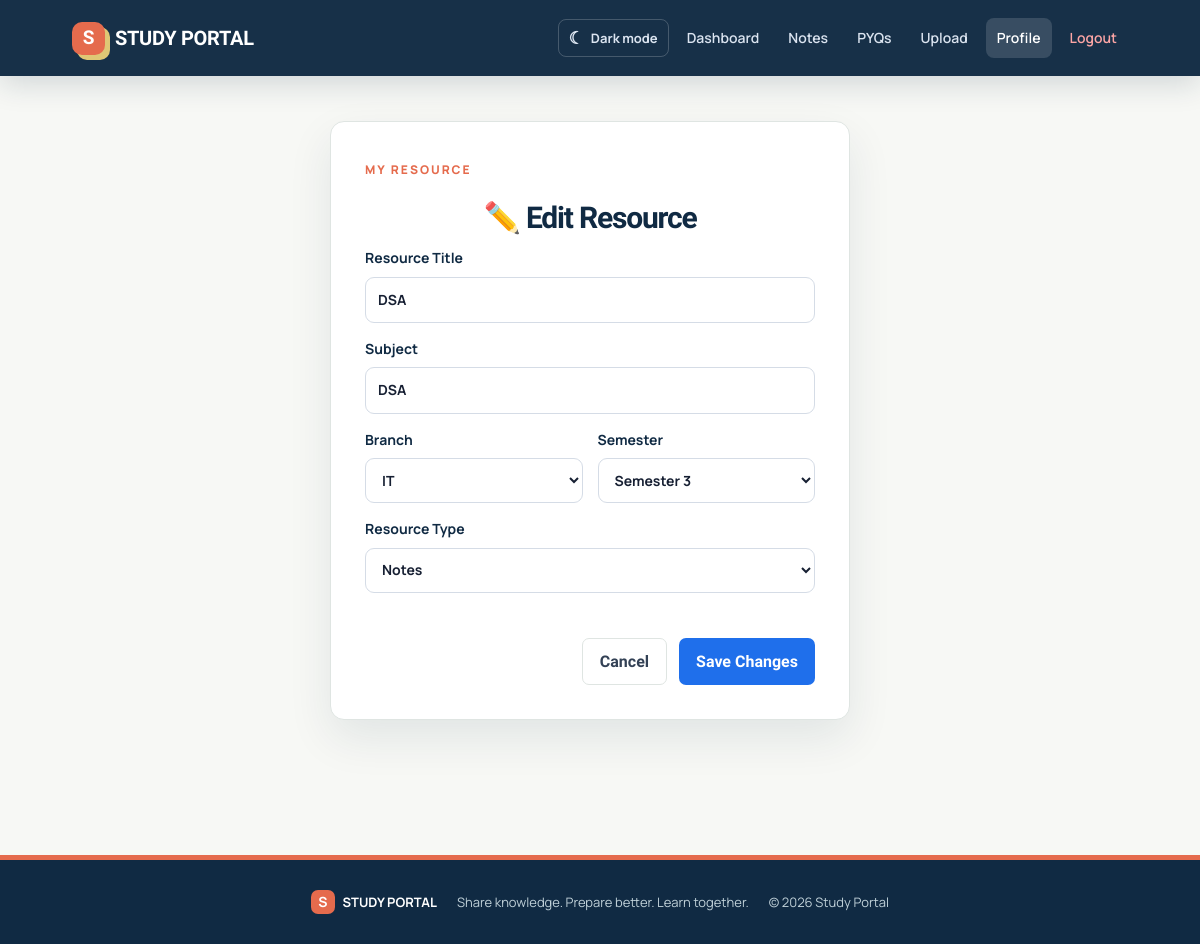
Screenshot of /edit_resource/6 (signed in) with the database file from the repository.
### tables this page shows
CREATE TABLE resources (

    id INTEGER PRIMARY KEY AUTOINCREMENT,

    title TEXT NOT NULL,

    subject TEXT NOT NULL,

    branch TEXT NOT NULL,

    semester INTEGER NOT NULL,

    resource_type TEXT NOT NULL,

    filename TEXT NOT NULL,

    uploaded_by INTEGER,

    uploaded_at TIMESTAMP DEFAULT CURRENT_TIMESTAMP,

    FOREIGN KEY(uploaded_by) REFERENCES users(id)

);

### app.py (the view, shortened to what this page needs)
@app.route("/edit_resource/<int:id>", methods=["GET", "POST"])
@login_required
def edit_resource(id):
    resource = db().execute("""
        SELECT * FROM resources
        WHERE id=? AND uploaded_by=?
    """, (id, session["user_id"])).fetchone()
    if resource is None:
        flash("Resource not found or you do not have permission to edit it.", "error")
        return redirect(url_for("profile"))
    return render_template("edit_resource.html", resource=resource, branches=BRANCHES, resource_types=RESOURCE_TYPES)

### app.py (called while the page is built)
def get_db():
    conn = sqlite3.connect(app.config["DATABASE"])
    conn.row_factory = sqlite3.Row
    conn.execute("PRAGMA foreign_keys = ON")
    return conn

@app.teardown_appcontext
def teardown_db(_exception=None):
    close_db()

def db():
    from flask import g
    if "_database" not in g:
        g._database = get_db()
    return g._database

def csrf_token():
    if "csrf_token" not in session:
        session["csrf_token"] = secrets.token_urlsafe(32)
    return session["csrf_token"]

@app.before_request
def protect_post_requests():
    if request.method == "POST":
        token = request.form.get("csrf_token", "")
        if not token or not secrets.compare_digest(token, session.get("csrf_token", "")):
            abort(400, description="Invalid or missing security token. Please refresh the page and try again.")

def login_required(view):
    @wraps(view)
    def wrapped(*args, **kwargs):
        if "user_id" not in session:
            flash("Please log in to continue.", "error")
            return redirect(url_for("login"))
        return view(*args, **kwargs)
    return wrapped

### templates/edit_resource.html (shortened to what this page needs)
{% extends "base.html" %}
{% block content %}
<section class="form-page"><div class="form-card">
  <span class="eyebrow">MY RESOURCE</span><h1>✏️ Edit Resource</h1>
  <form method="POST" class="form">
    <label>Resource Title<input name="title" value="{{ resource.title }}" maxlength="120" required></label>
    <label>Subject<input name="subject" value="{{ resource.subject }}" maxlength="100" required></label>
    <div class="form-grid">
      <label>Branch<select name="branch" required>{% for b in branches %}<option {% if resource.branch==b %}selected{% endif %}>{{ b }}</option>{% endfor %}</select></label>
      <label>Semester<select name="semester" required>{% for i in range(1,9) %}<option value="{{ i }}" {% if resource.semester|int==i %}selected{% endif %}>Semester {{ i }}</option>{% endfor %}</select></label>
    </div>
    <label>Resource Type<select name="resource_type" required>{% for t in resource_types %}<option {% if resource.resource_type==t %}selected{% endif %}>{{ t }}</option>{% endfor %}</select></label>
    <div class="form-actions"><a class="btn ghost" href="{{ url_for('profile') }}">Cancel</a><button class="btn primary" type="submit">Save Changes</button></div>
  </form>
</div></section>
{% endblock %}

### static/css/style.css (style rules this page uses)
* { box-sizing:border-box;margin:0;padding:0 }
html { scroll-behavior:smooth }
body { font-family:Inter,system-ui,-apple-system,BlinkMacSystemFont,"Segoe UI",sans-serif;background:#f4f7fb;color:#172033;line-height:1.6 }
a { color:inherit }
button,input,select { font:inherit }
.badge,.tag,.eyebrow { display:inline-block;font-size:12px;font-weight:800;letter-spacing:1px;text-transform:uppercase }
.hero-actions,.form-actions { display:flex;justify-content:center;gap:12px;flex-wrap:wrap;margin-top:30px }
.btn { display:inline-flex;align-items:center;justify-content:center;gap:7px;border:0;border-radius:9px;padding:11px 18px;text-decoration:none;font-weight:750;cursor:pointer;transition:.2s }
.btn.primary { background:#2563eb;color:#fff }
.btn.ghost { background:#e9eef5;color:#334155 }
.eyebrow { color:#2563eb;margin-bottom:7px }
.feature-card,.action-card,.resource-card,.form-card,.profile-card,.filter-panel,.stat-card { background:#fff;border:1px solid #e5eaf1;border-radius:16px;box-shadow:0 8px 28px #1e293b0b }
.search-form input,.search-form select,.form input,.form select,.inline-form select { width:100%;border:1px solid #d5dce6;border-radius:9px;background:#fff;padding:11px 12px;outline:0 }
.auth-page,.form-page { min-height:calc(100vh - 150px);display:grid;place-items:center;padding:45px 18px }
.auth-card,.form-card { width:min(520px,100%);background:#fff;border:1px solid #e5eaf1;border-radius:18px;padding:34px;box-shadow:0 18px 50px #1e293b12 }
.auth-card h1,.form-card h1 { text-align:center;font-size:30px;margin:5px 0 }
.form { display:grid;gap:15px }
.form label { font-size:14px;font-weight:700;color:#344054 }
.form label input,.form label select { margin-top:6px }
.form-grid { display:grid;grid-template-columns:1fr 1fr;gap:15px }

### static/css/polish.css (style rules this page uses)
:root { --ink: #172033; --muted: #647083; --paper: #f7f8f5; --surface: #ffffff; --line: #dfe5e2; --navy: #102a43; --blue: #1f6feb; --coral: #e56b4d; --mint: #dcefe8; --yellow: #f6d77a; --shadow: 0 18px 45px rgba(16, 42, 67, .09); }
body { background: var(--paper); color: var(--ink); font-family: "Manrope", sans-serif; }
h1, h2, h3, .brand, .btn { font-family: "Plus Jakarta Sans", sans-serif; }
h1, h2, h3 { color: var(--navy); }
.btn { border-radius: 7px; min-height: 42px; padding: 10px 17px; transition: transform .2s ease, box-shadow .2s ease, background .2s ease; }
.btn.primary { background: var(--blue); }
.btn.ghost { border: 1px solid var(--line); background: #fff; }
.section, .page-head, .filter-panel, .resource-grid, .profile-layout, .form-page, .stats-grid, .card-grid { max-width: 1180px; }
.eyebrow { color: var(--coral); letter-spacing: 2px; }
.feature-card, .action-card, .stat-card, .resource-card, .profile-card, .form-card, .filter-panel, .table-wrap { border: 1px solid var(--line); border-radius: 12px; box-shadow: var(--shadow); }
input, select { border-color: #cbd6d2; border-radius: 7px; min-height: 44px; color: var(--ink); background: #fff; }
.auth-card, .form-card { border: 1px solid var(--line); border-radius: 14px; box-shadow: var(--shadow); }
.auth-card h1, .form-card h1 { letter-spacing: -1.2px; }
.form label { color: var(--navy); font-weight: 700; }
.form label input, .form label select { margin-top: 7px; }
.form-card h1 { margin-top: 8px; }
.form-card .form-actions { justify-content: flex-end; }

### rows the page displays
resources: title "DSA", subject "DSA", branch "IT", semester "Semester 3", resource_type "Notes"
